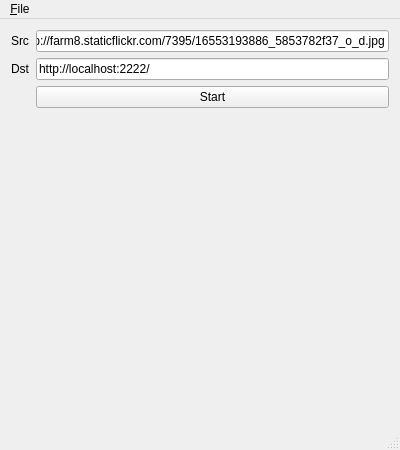
<?xml version="1.0" encoding="UTF-8"?>
<ui version="4.0">
 <class>MainWindow</class>
 <widget class="QMainWindow" name="MainWindow">
  <property name="geometry">
   <rect>
    <x>0</x>
    <y>0</y>
    <width>400</width>
    <height>450</height>
   </rect>
  </property>
  <property name="windowTitle">
   <string>MainWindow</string>
  </property>
  <widget class="QWidget" name="centralWidget">
   <layout class="QGridLayout" name="gridLayout">
    <item row="0" column="0">
     <widget class="QLabel" name="label">
      <property name="text">
       <string>Src</string>
      </property>
     </widget>
    </item>
    <item row="0" column="1">
     <widget class="QLineEdit" name="src_lineEdit">
      <property name="text">
       <string>http://farm8.staticflickr.com/7395/16553193886_5853782f37_o_d.jpg</string>
      </property>
     </widget>
    </item>
    <item row="1" column="0">
     <widget class="QLabel" name="label_2">
      <property name="text">
       <string>Dst</string>
      </property>
     </widget>
    </item>
    <item row="1" column="1">
     <widget class="QLineEdit" name="dst_lineEdit">
      <property name="text">
       <string>http://localhost:2222/</string>
      </property>
     </widget>
    </item>
    <item row="2" column="1">
     <widget class="QPushButton" name="start_pushButton">
      <property name="text">
       <string>Start</string>
      </property>
     </widget>
    </item>
    <item row="3" column="1">
     <widget class="IdleWidget" name="widget" native="true"/>
    </item>
   </layout>
  </widget>
  <widget class="QMenuBar" name="menuBar">
   <property name="geometry">
    <rect>
     <x>0</x>
     <y>0</y>
     <width>400</width>
     <height>19</height>
    </rect>
   </property>
   <widget class="QMenu" name="menu_File">
    <property name="title">
     <string>&amp;File</string>
    </property>
    <addaction name="action_Quit"/>
   </widget>
   <addaction name="menu_File"/>
  </widget>
  <widget class="QStatusBar" name="statusBar"/>
  <action name="action_Quit">
   <property name="text">
    <string>&amp;Quit</string>
   </property>
  </action>
 </widget>
 <layoutdefault spacing="6" margin="11"/>
 <customwidgets>
  <customwidget>
   <class>IdleWidget</class>
   <extends>QWidget</extends>
   <header>idlewidget.h</header>
   <container>1</container>
  </customwidget>
 </customwidgets>
 <tabstops>
  <tabstop>src_lineEdit</tabstop>
  <tabstop>dst_lineEdit</tabstop>
  <tabstop>start_pushButton</tabstop>
 </tabstops>
 <resources/>
 <connections/>
</ui>
